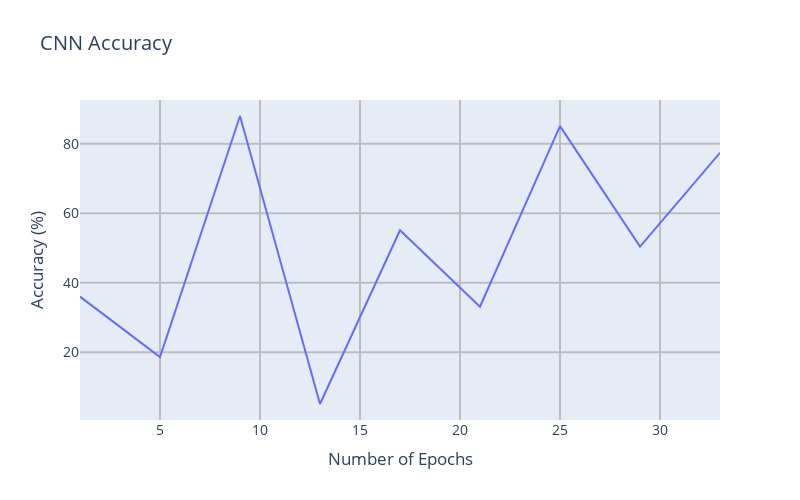

Notebook code cell kept with this figure:
### Code cell
# Plot the loss and accuracy curves for training and validation
val_accuracy = history['val_accuracy']

accuracy = []
num_of_epochs = []
for i in range(1,epoch,4):
    accuracy.append(round(100*val_accuracy[i],3))
    num_of_epochs.append(i)

trace1 = go.Scatter(y = accuracy, x = num_of_epochs, mode = "lines")
data = [trace1]
layout = dict(title = 'CNN Accuracy',
              autosize=False,
              width=800,
              height=500,
              yaxis= dict(title= 'Accuracy (%)',gridwidth=2, gridcolor='#bdbdbd'),
              xaxis= dict(title= 'Number of Epochs',gridwidth=2, gridcolor='#bdbdbd'),
              font=dict(size=14)
             )
fig = dict(data = data, layout = layout)
py.iplot(fig)

### Figure 1 — Plotly figure (JSON) as saved in the notebook; plotly's stock layout.template omitted (floating-point values rounded to 4 significant figures)
{"data": [{"mode": "lines", "x": [1, 5, 9, 13, 17, 21, 25, 29, 33], "y": [35.97, 18.56, 87.96, 5.077, 55.08, 33.06, 85.04, 50.37, 77.37], "type": "scatter"}], "layout": {"autosize": false, "font": {"size": 14}, "height": 500, "title": {"text": "CNN Accuracy"}, "width": 800, "xaxis": {"gridcolor": "#bdbdbd", "gridwidth": 2, "title": {"text": "Number of Epochs"}}, "yaxis": {"gridcolor": "#bdbdbd", "gridwidth": 2, "title": {"text": "Accuracy (%)"}}}}
